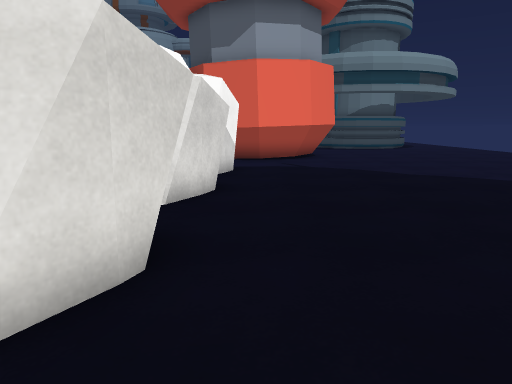
View 1 (above)

15 first-person views from a walk through a 3-D level made in the Unity game engine. The camera is 1.3 m above the floor, tilts 10° down and sees 70° across. The floor is counted in squares, 1 m on a side. Each view is taken from the middle of a square. On the plan, view 1 faces up. The plan holds only what a view shows up to about 15 squares ahead; the rest is blank. The place goes on beyond the plan. The player character is not drawn. Some surface patterns are stand-ins.

View 2
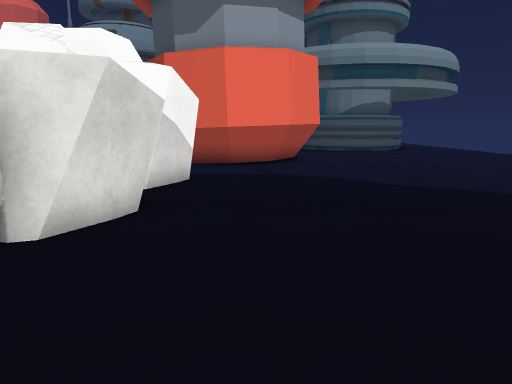

View 3
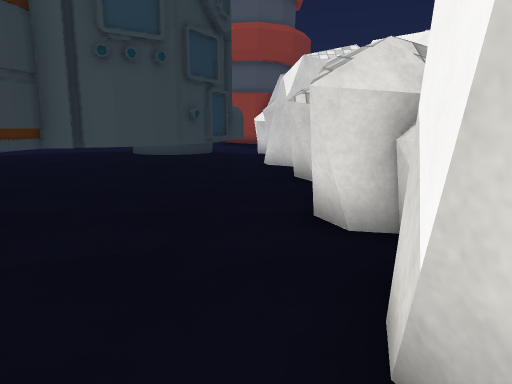

View 4
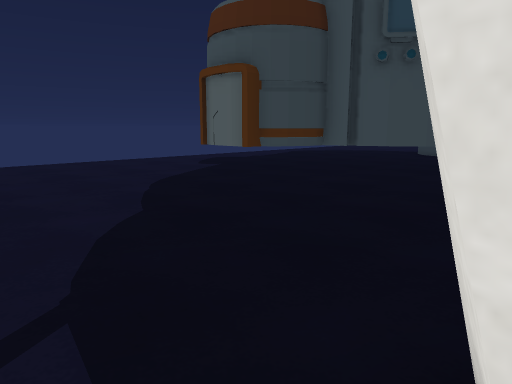

View 5
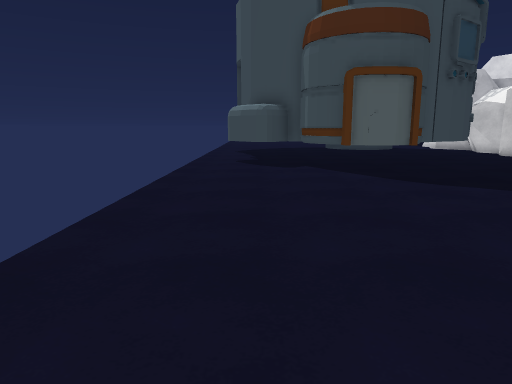

View 6
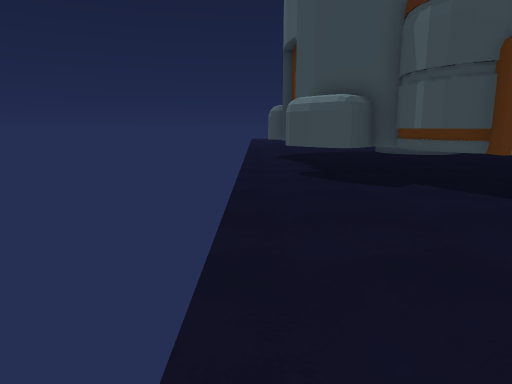

View 7
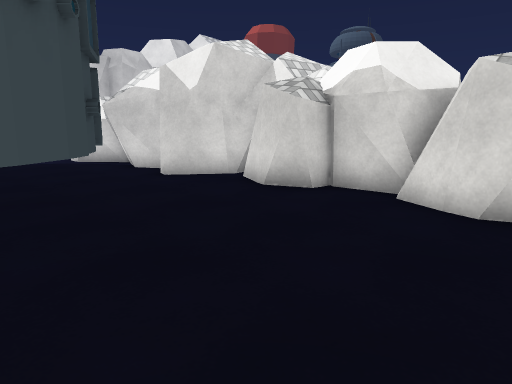

View 8
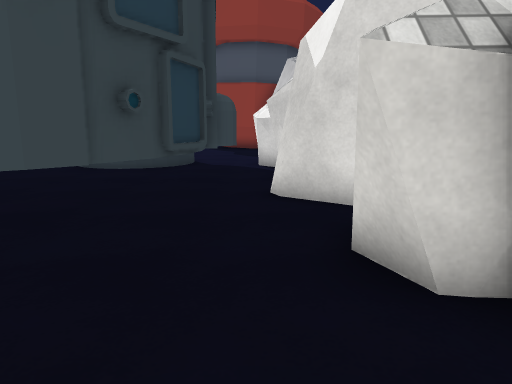

View 9
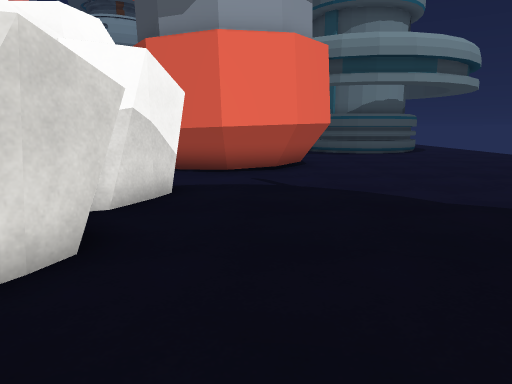

View 10
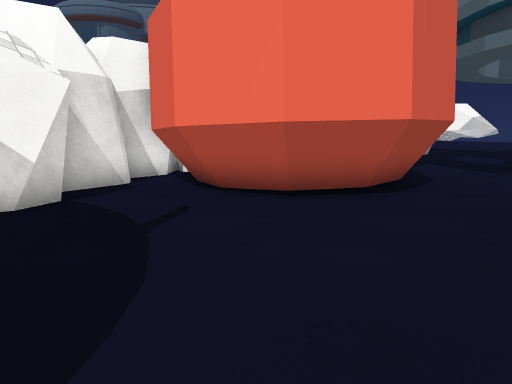

View 11
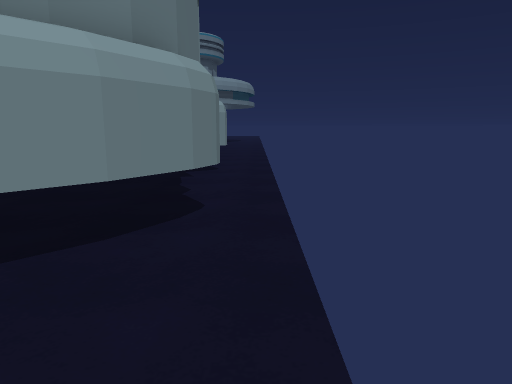

View 12
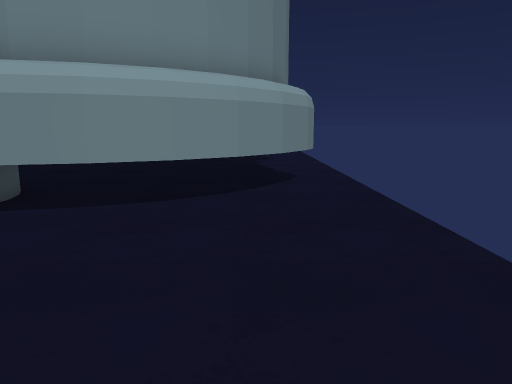

View 13
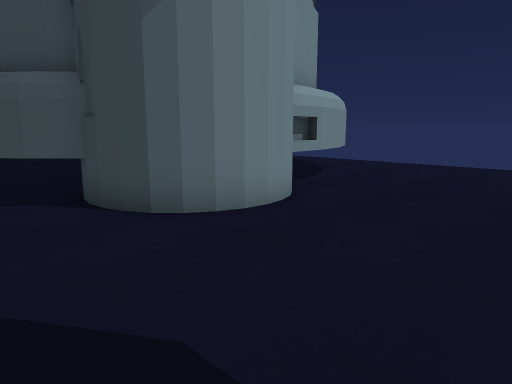

View 14
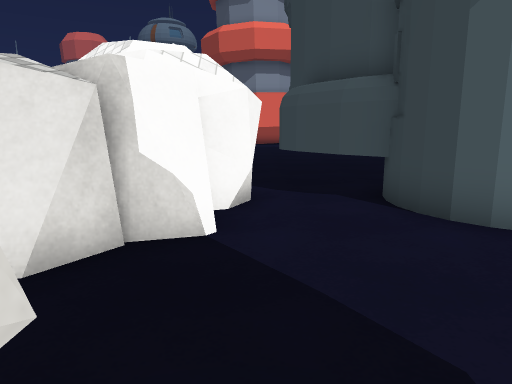

View 15
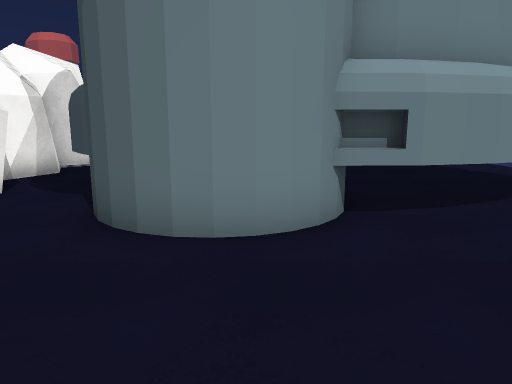

### Floor plan
Key: @ floor where view 1 was taken; # wall or solid block; . floor; = window, fence, low wall or low ledge; O other object.
Columns run from 3 left of view 1 to 13 right of it. Each row starts with its distance up from view 1.
 18       #........
 17       #........
 16 #    ##........
 15 ######...........
 14 #####............
 13  #...............
 12  ##..............
 11  ##..............
 10  ##..............
  9  #...............
  8  ##..............
  7  ##..............
  6 ##.......OO#.....
  5  #.......O OO....
  4  ##.....OOOOO....
  3  ##....OO   OOO..
  2  #....O      OOO.
  1  #...O        O..
  0  ##@.O        O..
 -1  ##.O         O..
 -2   #.O          O.
 -3   #.O          O.
 -4   #.OO        OO.
 -5   #.OOOOO    OOO.
 -6   ##.OO  O  OOO..
 -7   ##..O  OOOOO...
 -8  ##...#OOOOO.....
 -9 ##.....O.........
-10  = ..............
-11    ..............
-12     ........
-13    . .. .     .

Where each view was taken, in squares from view 1:
view 1: 0 up, 0 right, facing up
view 2: 2 up, 1 right, facing up
view 3: 13 up, 0 right, facing down
view 4: 13 up, 1 left, facing down-right
view 5: 17 up, 11 right, facing down
view 6: 13 up, 13 right, facing down
view 7: 9 up, 5 right, facing down-left
view 8: 7 up, 0 right, facing down
view 9: 4 up, 1 right, facing up
view 10: 10 up, 6 right, facing up-left
view 11: 9 down, 13 right, facing up
view 12: 13 down, 11 right, facing up
view 13: 13 down, 0 right, facing up-right
view 14: 13 down, 0 right, facing up
view 15: 13 down, 5 right, facing up
